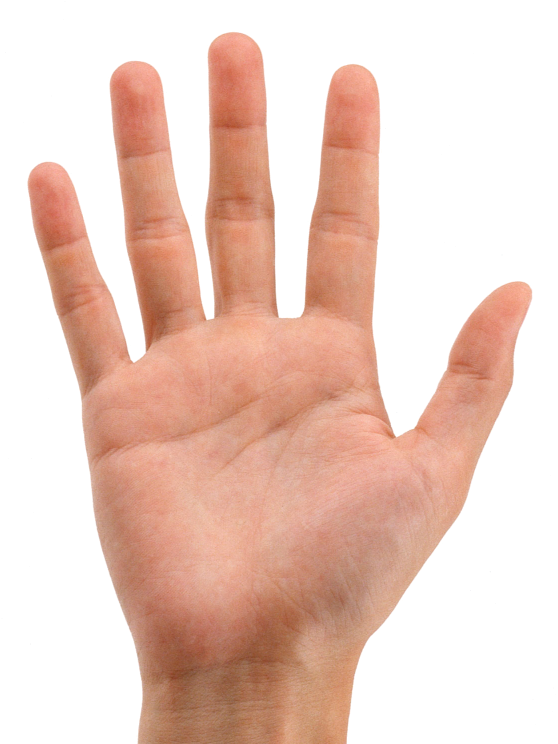
#> input picture ConvexHull/hand.png, 1116 x 1488 px, given in place of the camera (shown at 1/2 size)
$ python convex2.py   (older library calls are emulated)
#> lines starting #> are read from the running program, lines starting #| are printed output that depends on the picture; after the words box and inside, x2 and y2 are one past the last pixel; in counts of white or black regions, pixels touching at a corner belong together
import cv2
import numpy as np
import math

cap = cv2.VideoCapture(0)
while(cap.isOpened()):
    ret, img = cap.read()
#> img is the input picture: shape (1488, 1116, 3); mean B, G, R 194.8, 206.1, 235.4
    img = cv2.resize(img,(800,640))
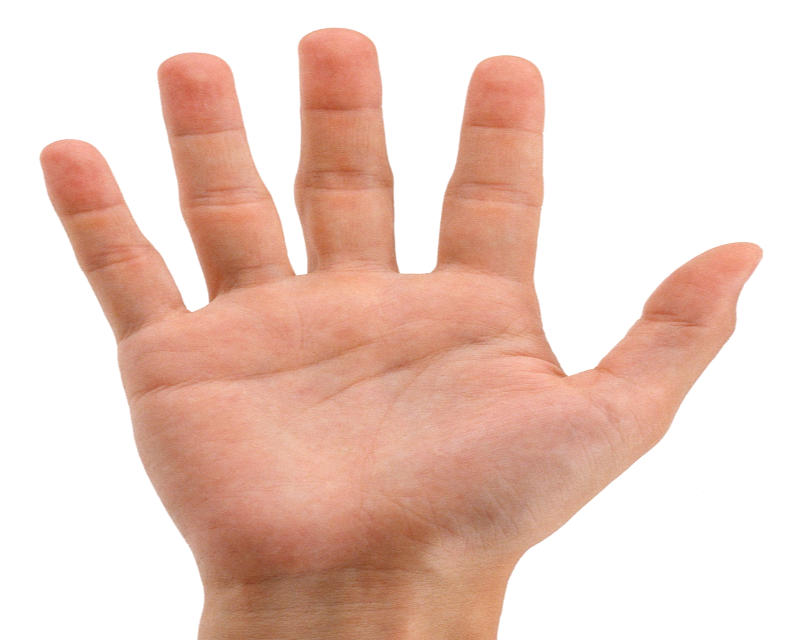
#> img: shape (640, 800, 3); mean B, G, R 194.7, 206, 235.3
    img_gray = cv2.cvtColor(img,cv2.COLOR_BGR2GRAY)
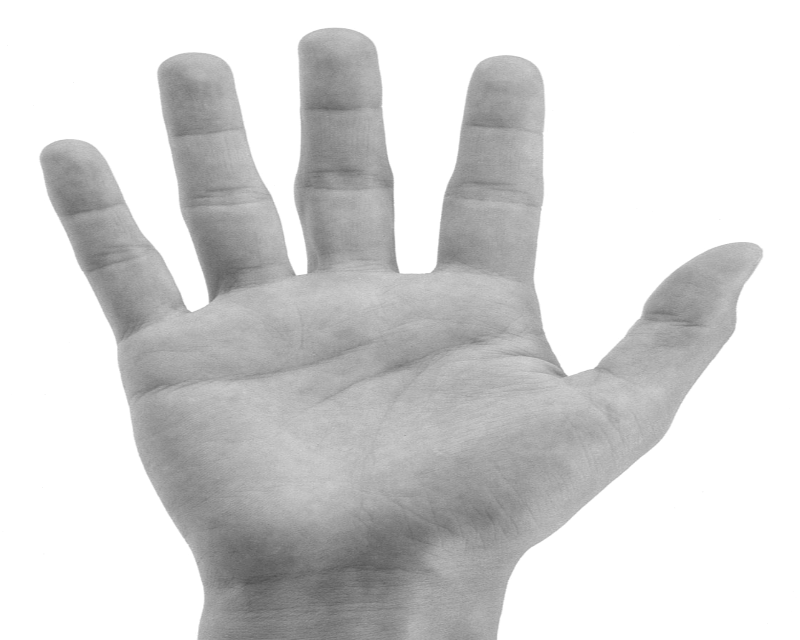
#> img_gray: shape (640, 800); min 81, max 255, mean 213.5
    _, thresh = cv2.threshold(img_gray, 127, 255,
                                   cv2.THRESH_BINARY_INV+cv2.THRESH_OTSU)
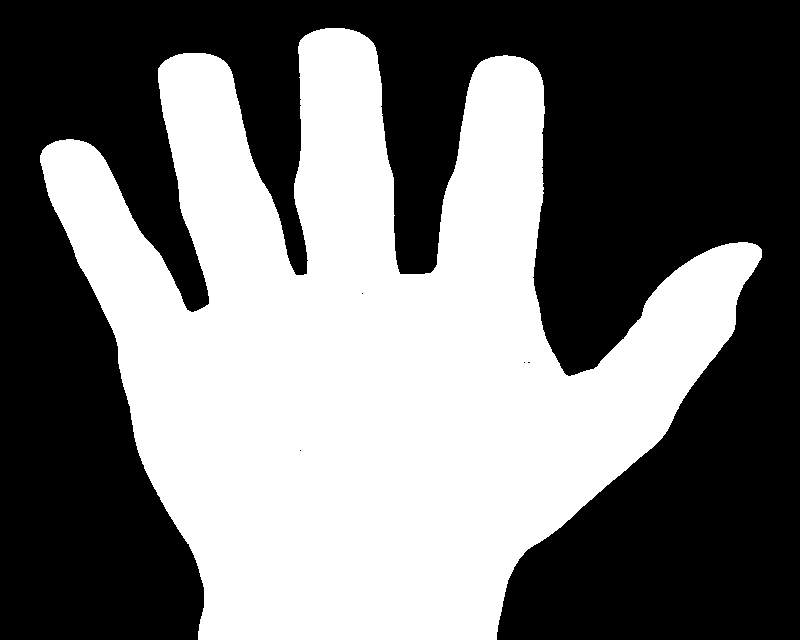
#> thresh: shape (640, 800); 45.9% white; 1 white region
    cv2.imshow('Thresholded', thresh)

    _, contours,hierarchy = cv2.findContours(thresh,2,1)
#> contours = 5 contours, 4 with area under 20; largest, box (x1, y1, x2, y2) and area: (40, 28, 762, 640) 233188
    cnt = contours[0]
#> cnt = contour of 3323 points, box (x1, y1, x2, y2) (40, 28, 762, 640), area 233188

    hull = cv2.convexHull(cnt,returnPoints = False)
#> hull = 27 values, max 3304 at index 0, min 0 at index 26, mean 1641.6
    defects = cv2.convexityDefects(cnt,hull)
#> defects = 21 rows, first 6: [0, 524, 262, 61298], [524, 529, 525, 201], [529, 532, 530, 162], [532, 537, 535, 190], [537, 542, 539, 176], [542, 1017, 787, 57176]
    drawing = np.zeros(img_gray.shape,np.uint8)
    cv2.drawContours(drawing,[cnt],0,(255,255,0),0)
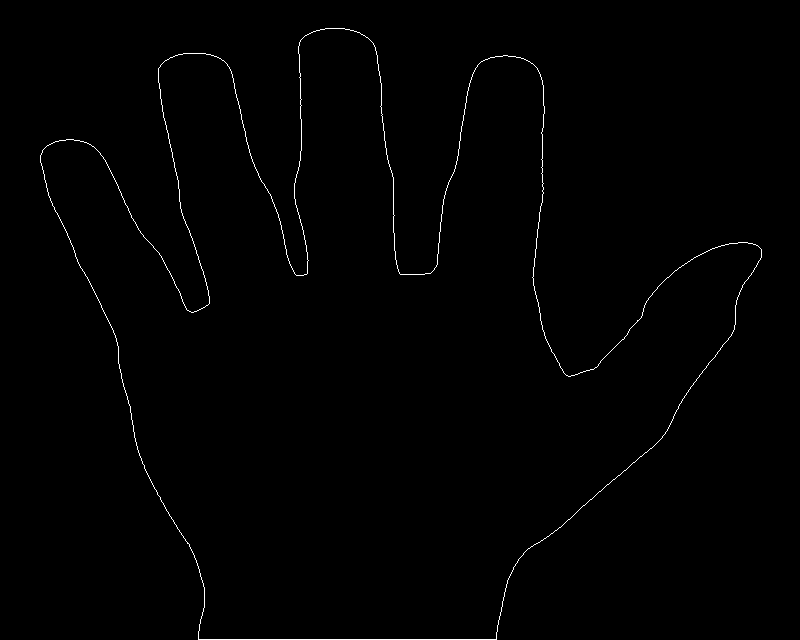
#> drawing: shape (640, 800); 0.65% white in thin lines or dots, all inside (x1, y1, x2, y2) = (40, 28, 762, 640)
    cv2.imshow('thresh',thresh)
    cv2.imshow('draw',drawing)
    for i in range(defects.shape[0]):
        s,e,f,d = defects[i,0]
        start = tuple(cnt[s][0])
        end = tuple(cnt[e][0])
        far = tuple(cnt[f][0])
        #cv2.line(img,start,end,[0,255,0],2)
        #cv2.circle(img,far,5,[0,0,255],-1)

        a = math.sqrt((end[0] - start[0])**2 + (end[1] - start[1])**2)
        b = math.sqrt((far[0] - start[0])**2 + (far[1] - start[1])**2)
        c = math.sqrt((end[0] - far[0])**2 + (end[1] - far[1])**2)
        angle = math.acos((b**2 + c**2 - a**2)/(2*b*c)) * 57
        if angle <= 90:
            cv2.circle(img,far,3,[0,0,255],-1)
#> this loop made 21 passes
#> (s, e, f, d, start, end, far, a) on passes 1 to 10: (0, 524, 262, 61298, (325, 28), (183, 53), (303, 275), 144.2), (524, 529, 525, 201, (183, 53), (178, 54), (182, 54), 5.1), (529, 532, 530, 162, (178, 54), (175, 55), (177, 55), 3.16), (532, 537, 535, 190, (175, 55), (170, 57), (172, 57), 5.39), (537, 542, 539, 176, (170, 57), (165, 60), (168, 59), 5.83), (542, 1017, 787, 57176, (165, 60), (47, 145), (207, 305), 145.4), (1022, 1027, 1024, 190, (42, 150), (40, 155), (42, 152), 5.39), (1034, 1051, 1046, 293, (40, 162), (44, 179), (44, 174), 17.46), (1051, 1067, 1055, 248, (44, 179), (48, 195), (46, 183), 16.49), (1067, 1512, 1433, 5988, (48, 195), (198, 639), (196, 560), 468.7)
#> img: shape (640, 800, 3); 0.02% of pixels changed, all inside (x1, y1, x2, y2) = (204, 271, 570, 379)
        #dist = cv2.pointPolygonTest(cnt,far,True)
        #cv2.line(crop_img,start,end,[0,255,0],2)
        #cv2.circle(crop_img,far,5,[0,0,255],-1)

    cv2.imshow('img',img)
    k = cv2.waitKey(10)
#> (key Esc is pressed here)
    if k == 27:
        break
cv2.destroyAllWindows()
